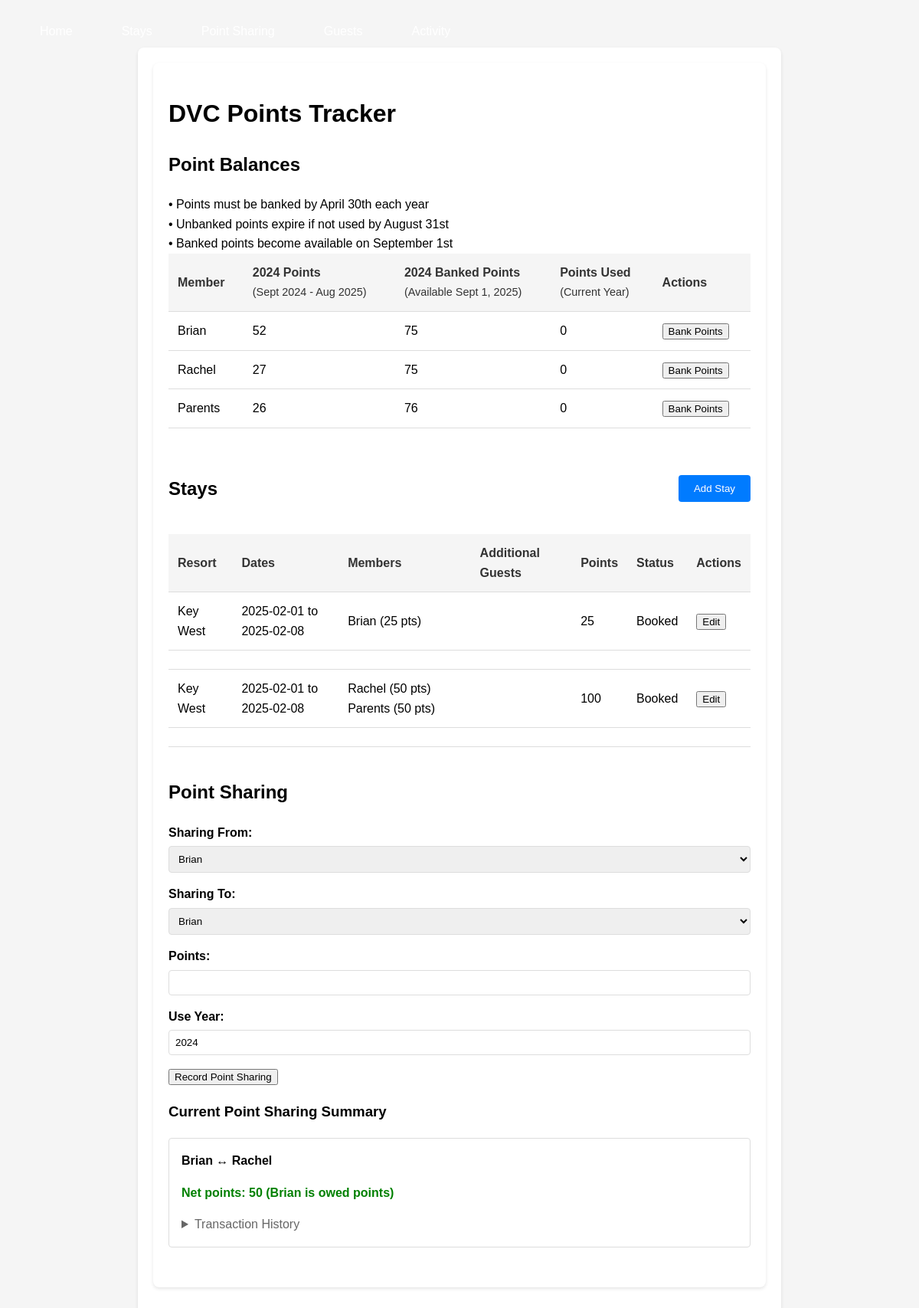
Before: / with the older database file.
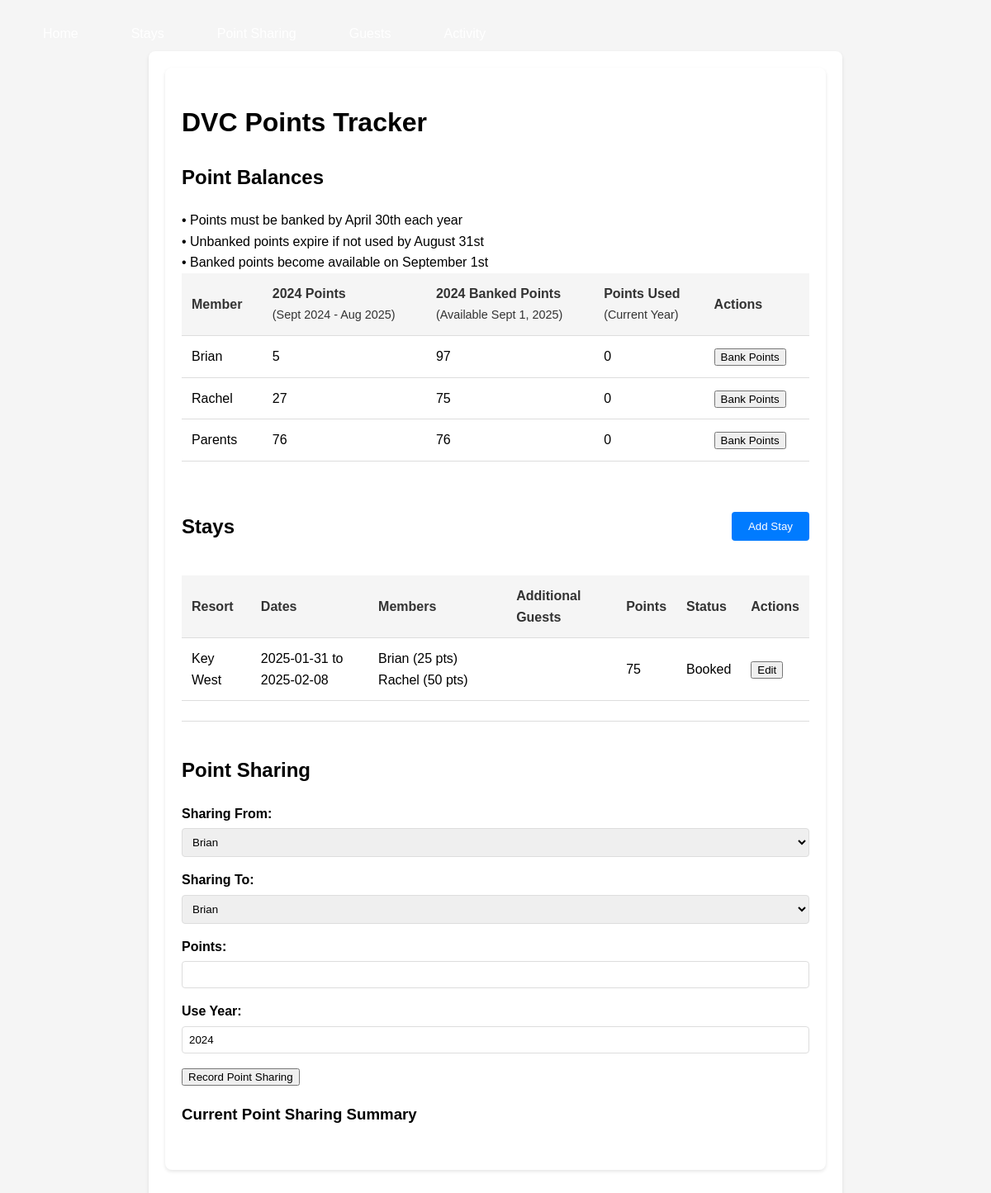
After: the same page with the newer database file.
### main.py (models this page shows)
class Member(db.Model):
    id = db.Column(db.Integer, primary_key=True)
    name = db.Column(db.String(100), nullable=False)
    point_allocations = db.relationship('PointAllocation', backref='member', lazy=True)

class PointAllocation(db.Model):
    id = db.Column(db.Integer, primary_key=True)
    member_id = db.Column(db.Integer, db.ForeignKey('member.id'), nullable=False)
    use_year = db.Column(db.Integer, nullable=False)  # 2024
    points = db.Column(db.Integer, nullable=False)
    is_banked = db.Column(db.Boolean, default=False)  # To track banked points

class Stay(db.Model):
    id = db.Column(db.Integer, primary_key=True)
    resort = db.Column(db.String(100), nullable=False)
    check_in = db.Column(db.Date, nullable=False)
    check_out = db.Column(db.Date, nullable=False)
    points_cost = db.Column(db.Integer, nullable=False)
    status = db.Column(db.String(20), nullable=False)  # 'planned' or 'booked'
    members = db.relationship('StayMember', backref='stay', lazy=True)
    stay_guests = db.relationship('StayGuest', backref='stay', lazy=True)
    additional_guests = db.relationship('AdditionalGuest',
                                     secondary='stay_additional_guest',
                                     backref=db.backref('stays', lazy=True))

class StayMember(db.Model):
    id = db.Column(db.Integer, primary_key=True)
    stay_id = db.Column(db.Integer, db.ForeignKey('stay.id'), nullable=False)
    member_id = db.Column(db.Integer, db.ForeignKey('member.id'), nullable=False)
    points_share = db.Column(db.Integer, nullable=False)  # Points allocated to this member
    member = db.relationship('Member', backref='stay_members', lazy=True)

### main.py (the view)
@app.route('/')
def home():
    active_tab = request.args.get('tab', 'stays')
    current_year = get_use_year(date.today())
    members = Member.query.all()
    stays = Stay.query.order_by(Stay.check_in.desc()).all()
    point_shares = get_point_sharing_summary()
    activity_logs = ActivityLog.query.order_by(ActivityLog.timestamp.desc()).all()
    points_used = {}
    for member in members:
        points_used[member.id] = calculate_points_used(member.id, current_year)
    point_allocations = {}
    for member in members:
        point_allocations[member.id] = {current_year: {}}
        regular = PointAllocation.query.filter_by(
            member_id=member.id,
            use_year=current_year,
            is_banked=False
        ).first()
        point_allocations[member.id][current_year]['regular'] = regular
        banked = PointAllocation.query.filter_by(
            member_id=member.id,
            use_year=current_year,
            is_banked=True
        ).first()
        point_allocations[member.id][current_year]['banked'] = banked
    return render_template('index.html',
                         members=members,
                         stays=stays,
                         current_year=current_year,
                         points_used=points_used,
                         point_allocations=point_allocations,
                         point_shares=point_shares,
                         activity_logs=activity_logs,
                         active_tab=active_tab)

### main.py (called while the page is built)
def get_use_year(date):
    if date.month >= 9:  # September or later
        return date.year
    else:  # January through August
        return date.year - 1

def calculate_points_used(member_id, year):
    total_points = 0
    stay_points = db.session.query(
        func.sum(StayMember.points_share)
    ).join(Stay).filter(
        StayMember.member_id == member_id,
        extract('year', Stay.check_in) == year
    ).scalar() or 0
    guest_points = db.session.query(
        func.sum(GuestPoints.points)
    ).join(
        StayGuest, GuestPoints.stay_guest_id == StayGuest.id
    ).join(
        Stay, StayGuest.stay_id == Stay.id
    ).filter(
        GuestPoints.member_id == member_id,
        extract('year', Stay.check_in) == year
    ).scalar() or 0
    total_points = stay_points + guest_points
    return total_points

def get_point_sharing_summary():
    point_shares = {}
    loans = PointLoan.query.all()
    for loan in loans:
        key = tuple(sorted([loan.lender_id, loan.borrower_id]))
        if key not in point_shares:
            point_shares[key] = {
                'members': [loan.lender.name, loan.borrower.name],
                'net_points': 0,
                'transactions': []
            }
        if key[0] == loan.lender_id:
            point_shares[key]['net_points'] += loan.points
        else:
            point_shares[key]['net_points'] -= loan.points
        point_shares[key]['transactions'].append({
            'date': loan.timestamp,
            'lender': loan.lender.name,
            'borrower': loan.borrower.name,
            'points': loan.points,
            'use_year': loan.use_year
        })
    return point_shares

### templates/index.html (shortened to what this page needs)
{% extends "base.html" %}
{% block content %}
    <div class="container">
        <h1>DVC Points Tracker</h1>
        <div class="points-section">
            <h2>Point Balances</h2>
            <div class="banking-info">
                • Points must be banked by April 30th each year<br>
                • Unbanked points expire if not used by August 31st<br>
                • Banked points become available on September 1st
            </div>
            <table>
                <thead>
                    <tr>
                        <th>Member</th>
                        <th>{{ current_year }} Points<br><span style="font-weight: normal; font-size: 0.9em;">(Sept {{ current_year }} - Aug {{ current_year + 1 }})</span></th>
                        <th>{{ current_year }} Banked Points<br><span style="font-weight: normal; font-size: 0.9em;">(Available Sept 1, {{ current_year + 1 }})</span></th>
                        <th>Points Used<br><span style="font-weight: normal; font-size: 0.9em;">(Current Year)</span></th>
                        <th>Actions</th>
                    </tr>
                </thead>
                <tbody>
                    {% for member in members %}
                    <tr>
                        <td>{{ member.name }}</td>
                        <td class="points-cell">
                            {{ point_allocations[member.id][current_year]['regular'].points if point_allocations[member.id][current_year]['regular'] else 0 }}
                        </td>
                        <td class="points-cell">
                            {{ point_allocations[member.id][current_year]['banked'].points if point_allocations[member.id][current_year]['banked'] else 0 }}
                        </td>
                        <td class="points-cell">
                            {{ points_used[member.id] if member.id in points_used else 0 }}
                        </td>
                        <td>
                            {% set regular_points = point_allocations[member.id][current_year]['regular'].points if point_allocations[member.id][current_year]['regular'] else 0 %}
                            {% if regular_points > 0 %}
                            <form method="POST"
                                  action="{{ url_for('bank_points', member_id=member.id, use_year=current_year) }}"
                                  class="bank-form">
                                <button type="button" onclick="showBankInput(this)" class="bank-button" title="Must bank by April 30, {{ current_year }}">Bank Points</button>
                            </form>
                            {% endif %}
                        </td>
                    </tr>
                    {% endfor %}
                </tbody>
            </table>
        </div>
        <div class="stays-section">
            <div class="section-header">
                <h2>Stays</h2>
                <button onclick="toggleNewStayForm()" class="btn-primary">Add Stay</button>
            </div>
            <table>
                <thead>
                    <tr>
                        <th>Resort</th>
                        <th>Dates</th>
                        <th>Members</th>
                        <th>Additional Guests</th>
                        <th>Points</th>
                        <th>Status</th>
                        <th>Actions</th>
                    </tr>
                </thead>
                <tbody>
                    {% for stay in stays %}
                    <tr>
                        <td>{{ stay.resort }}</td>
                        <td>{{ stay.check_in.strftime('%Y-%m-%d') }} to {{ stay.check_out.strftime('%Y-%m-%d') }}</td>
                        <td>
                            {% for stay_member in stay.members %}
                            <span class="member-points">
                                {{ stay_member.member.name }} ({{ stay_member.points_share }} pts)
                            </span>
                            {% endfor %}
                        </td>
                        <td>
                        </td>
                        <td>{{ stay.points_cost }}</td>
                        <td>
                            <span class="status-{{ stay.status }}">
                                {{ stay.status.title() }}
                            </span>
                        </td>
                        <td>
                            <button onclick="editStay({{ stay.id }})" class="edit-button">Edit</button>
                        </td>
                    </tr>
                    <tr>
                        <td colspan="7">
                        </td>
                    </tr>
                    {% endfor %}
                </tbody>
            </table>
        </div>
        <div class="point-sharing-section">
            <h2>Point Sharing</h2>
            <form method="POST" action="{{ url_for('create_loan') }}" onsubmit="return createLoan(event)">
                <div class="form-group">
                    <label for="lender_id">Sharing From:</label>
                    <select name="lender_id" id="lender_id" required>
                        {% for member in members %}
                        <option value="{{ member.id }}">{{ member.name }}</option>
                        {% endfor %}
                    </select>
                </div>
                <div class="form-group">
                    <label for="borrower_id">Sharing To:</label>
                    <select name="borrower_id" id="borrower_id" required>
                        {% for member in members %}
                        <option value="{{ member.id }}">{{ member.name }}</option>
                        {% endfor %}
                    </select>
                </div>
                <div class="form-group">
                    <label for="points">Points:</label>
                    <input type="number" name="points" id="points" required min="1">
                </div>
                <div class="form-group">
                    <label for="use_year">Use Year:</label>
                    <input type="number" name="use_year" id="use_year" value="{{ current_year }}" required>
                </div>
                <button type="submit">Record Point Sharing</button>
            </form>
            <h3>Current Point Sharing Summary</h3>
            <div class="sharing-summary">
                {% for key, share in point_shares.items() %}
                    {% if share.net_points != 0 %}
                    <div class="sharing-entry">
                        <h4>{{ share.members[0] }} ↔ {{ share.members[1] }}</h4>
                        <p class="net-points {% if share.net_points > 0 %}positive{% else %}negative{% endif %}">
                            Net points: {{ share.net_points }}
                            {% if share.net_points > 0 %}
                                ({{ share.members[0] }} is owed points)
                            {% else %}
                                ({{ share.members[1] }} is owed points)
                            {% endif %}
                        </p>
                        <details>
                            <summary>Transaction History</summary>
                        </details>
                    </div>
                    {% endif %}
                {% endfor %}
            </div>
        </div>
    </div>
{% endblock %}

### templates/base.html (shortened to what this page needs)
<!DOCTYPE html>
<html>
<head>
    <link rel="stylesheet" href="{{ url_for('static', filename='style.css') }}">
</head>
<body>
    <nav>
        <div class="nav-container">
            <a href="{{ url_for('home') }}" class="nav-item">Home</a>
            <a href="{{ url_for('new_stay') }}" class="nav-item">Stays</a>
            <a href="{{ url_for('view_loans') }}" class="nav-item">Point Sharing</a>
            <a href="{{ url_for('manage_guests') }}" class="nav-item">Guests</a>
            <a href="{{ url_for('activity_log') }}" class="nav-item">Activity</a>
        </div>
    </nav>
    <div class="container">
        {% block content %}{% endblock %}
    </div>
</body>
</html>

### static/style.css (style rules this page uses)
body { font-family: Arial, sans-serif; line-height: 1.6; margin: 0; padding: 20px; background-color: #f5f5f5; }
.container { max-width: 800px; margin: 0 auto; background-color: white; padding: 20px; border-radius: 8px; box-shadow: 0 2px 4px rgba(0, 0, 0, 0.1); margin-bottom: 2rem; }
.form-group { margin-bottom: 20px; }
label { display: block; margin-bottom: 5px; font-weight: bold; }
input[type="text"], input[type="date"], input[type="number"], select { width: 100%; padding: 8px; border: 1px solid #ddd; border-radius: 4px; box-sizing: border-box; }
.btn-primary, .btn-secondary { padding: 10px 20px; border: none; border-radius: 4px; cursor: pointer; text-decoration: none; display: inline-block; text-align: center; }
.btn-primary { background-color: #007bff; color: white; }
.nav-container { max-width: 1200px; margin: 0 auto; display: flex; gap: 2rem; padding: 0 1rem; }
.nav-item { color: white; text-decoration: none; padding: 0.5rem 1rem; border-radius: 4px; transition: background-color 0.2s; }
table { width: 100%; border-collapse: collapse; margin-bottom: 20px; background-color: white; }
th, td { padding: 12px; text-align: left; border-bottom: 1px solid #ddd; }
th { background-color: #f5f5f5; font-weight: bold; color: #333; }
.points-section, .stays-section { margin-bottom: 40px; }

### templates/index.html (style rules this page uses)
.section-header { display: flex; justify-content: space-between; align-items: center; margin-bottom: 20px; }
.form-group { margin-bottom: 15px; }
.point-sharing-section { margin: 2em 0; }

Changed rows visible on the page:
removed Stay: resort "Key West", check_in "2025-02-01", check_out "2025-02-08", points_cost "100", status "Booked", StayMember (member.name "Rachel", points_share "50")
removed StayMember: member.name "Parents", points_share "50", shown under "Key West"
changed PointAllocation (number 1 of 6 on the later page): points "52" → "5"
changed PointAllocation (number 2 of 6 on the later page): points "75" → "97"
changed PointAllocation (number 5 of 6 on the later page): points "26" → "76"
changed Stay "Key West": check_in "2025-02-01" → "2025-01-31"; gains StayMember (member.name "Rachel", points_share "50"); points_cost "25" → "75"
Other visible differences:
list line gone: "Brian Brian"
list line gone: "↔ Net points: 50 ( is owed points) Transaction History"
list line gone: "Rachel"
